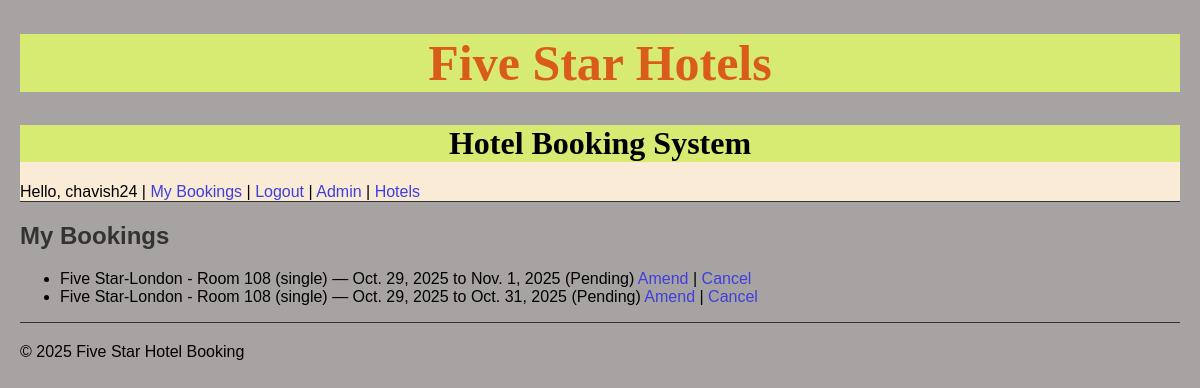
The app's page /reservations/my-bookings/ (signed in) with its own data.
### booking/models.py (models this page shows, shortened)
class Booking(models.Model):
    user = models.ForeignKey(settings.AUTH_USER_MODEL, on_delete=models.CASCADE)
    room = models.ForeignKey(Room, on_delete=models.CASCADE)
    check_in = models.DateField()
    check_out = models.DateField()
    created_at = models.DateTimeField(auto_now_add=True)
    updated_at = models.DateTimeField(auto_now=True)
    is_active = models.BooleanField(default=True)
    amount = models.DecimalField(max_digits=8, decimal_places=2, default=0.00)
    payment_status = models.CharField(max_length=20, default='Pending')
    payment_id = models.CharField(max_length=100, blank=True, null=True)
    notes = models.TextField(blank=True, null=True)

class Room(models.Model):
    ROOM_TYPES = [
        ('single', 'Single'),
        ('double', 'Double'),
        ('suite', 'Suite'),
        ('family', 'Family'),
    ]
    hotel = models.ForeignKey(Hotel, on_delete=models.CASCADE, related_name='rooms')
    room_number = models.CharField(max_length=10)
    room_type = models.CharField(max_length=10, choices=ROOM_TYPES)
    price_per_night = models.DecimalField(max_digits=6, decimal_places=2)
    is_available = models.BooleanField(default=True)
    def __str__(self):
        return f"{self.hotel.name} - Room {self.room_number} ({self.room_type})"

class Hotel(models.Model):
    name = models.CharField(max_length=100)
    location = models.CharField(max_length=100)
    description = models.TextField()

### reservations/views.py (the view)
# urls.py: path('my-bookings/', views.my_bookings, name='my_bookings'),
@login_required
def my_bookings(request):
    bookings = Booking.objects.filter(user=request.user).select_related('room').order_by('-check_in')
    return render(request, 'reservations/my_bookings.html', {'bookings': bookings})

### reservations/templates/reservations/my_bookings.html
{% extends 'base.html' %}
{% block content %}
<h2>My Bookings</h2>
<ul>
  {% for booking in bookings %}
    <li>
      {{ booking.room }} — {{ booking.check_in }} to {{ booking.check_out }}
      ({{ booking.payment_status }})
      {% if booking.is_active %}
        <a href="{% url 'amend_booking' booking.id %}">Amend</a> |
        <a href="{% url 'cancel_booking' booking.id %}">Cancel</a>
      {% else %}
        <em>Cancelled</em>
      {% endif %}
    </li>
  {% empty %}
    <li>You have no bookings.</li>
  {% endfor %}
</ul>
{% endblock %}

### templates/base.html (shortened to what this page needs)
{% load static %}
<!DOCTYPE html>
<html>
<head><title>Five Star Hotels</title>
<link rel="stylesheet" href="{% static 'css/style.css' %}?v={{ STATIC_VERSION }}">
</head>
<body>
  <h1 id="heading">Five Star Hotels</h1>
  <div id="logArea">
  <h1 id="subHeading">Hotel Booking System</h1>
  {% if user.is_authenticated %}
    Hello, {{ user.username }} | <a href="{% url 'my_bookings' %}">My Bookings</a> |
     <a href="{% url 'logout' %}">Logout</a> | <a href="{% url 'admin:index' %}">Admin</a> | <a href="{% url 'hotel_list' %}">Hotels</a>
  {% else %}
    <a href="{% url 'login' %}">Login</a> | <a href="{% url 'register' %}">Register</a>
  {% endif %}
  </div>
  <hr>
  <main>
    {% block content %}
    {% endblock %}
  </main>
  <footer>
    <hr>
    <p>&copy; 2025 Five Star Hotel Booking</p>
  </footer>
</body>
</html>

### static/css/style.css (style rules this page uses)
body { font-family: Arial, sans-serif; margin: 20px; background-color: hwb(0 64% 34%); }
h1, h2 { color: #333; }
#heading { text-align: center; font-size: 50px; color:#d95c1b; font-family:imogi; background-color: rgb(215, 235, 115); }
#subHeading { text-align: center; color:black; font-family:imogi; background-color: rgb(215, 235, 115); }
#logArea { text-align: left; margin-bottom: 0; background-color: antiquewhite; }
hr { border: 0; height: 1px; background: #333; margin-top: 0; margin-bottom: 20px; }
a { text-decoration: none; color:#3f3fdb; }

### records on screen
Booking: room "Five Star-London - Room 108 (single)", check_in "Oct. 29, 2025", check_out "Nov. 1, 2025", payment_status "Pending", is_active "Amend"
Booking: room "Five Star-London - Room 108 (single)", check_in "Oct. 29, 2025", check_out "Oct. 31, 2025", payment_status "Pending", is_active "Amend"

### other values on screen
{{ user.username }} "chavish24"
